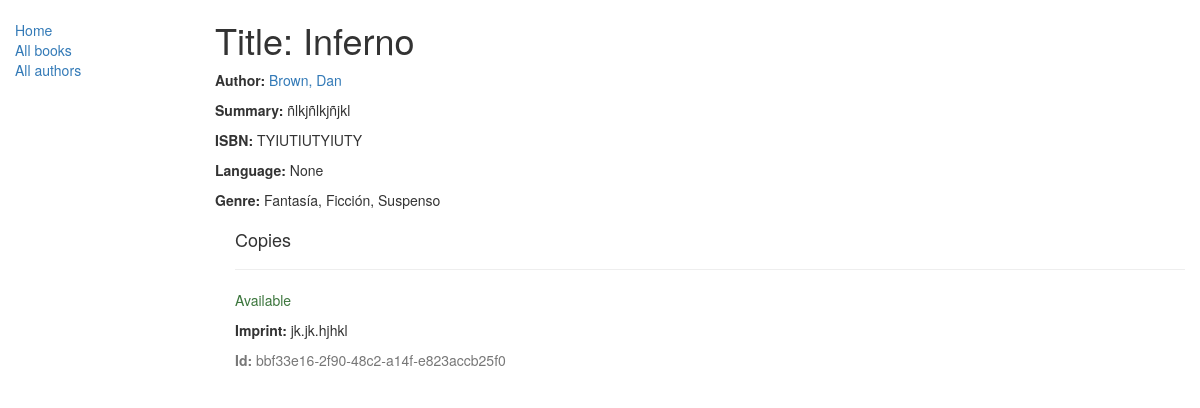
The app's page /catalogo/book/1, older data.
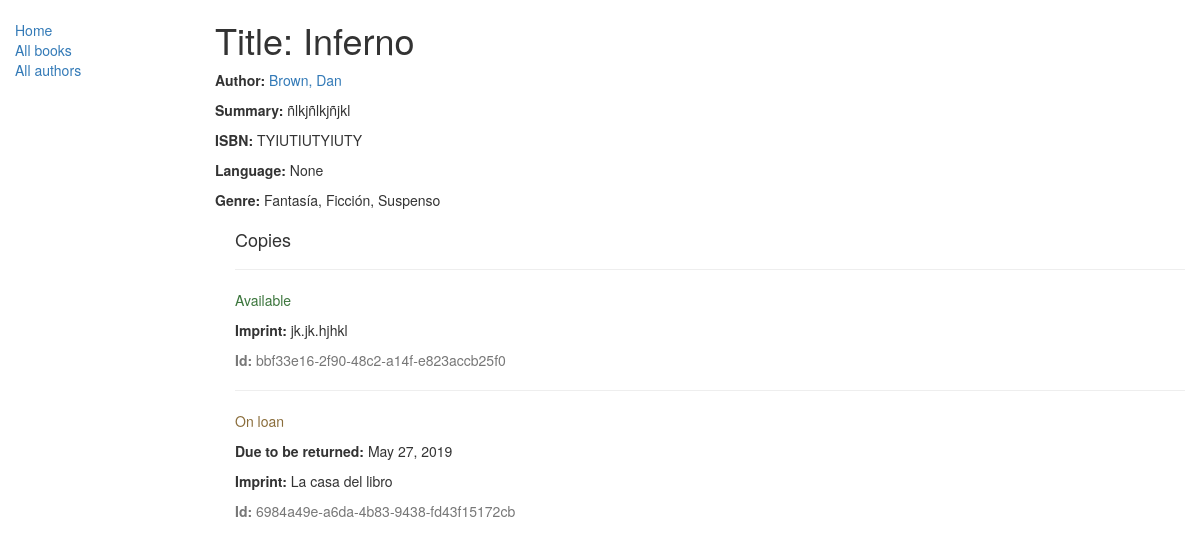
The same page, newer data.
### catalogo/models.py (models this page shows, shortened)
class Genre(models.Model):
    name = models.CharField(max_length=200, help_text="Ingrese el nombre del género (p. ej. Ciencia Ficción, Poesía Francesa etc.)")
    class Meta:
        ordering = ["name"]
    def __str__(self):
        return self.name

class BookInstance(models.Model):
    id = models.UUIDField(primary_key=True, default=uuid.uuid4, help_text="ID único para este libro particular en toda la biblioteca")
    book = models.ForeignKey('Book', on_delete=models.SET_NULL, null=True)
    imprint = models.CharField(max_length=200)
    due_back = models.DateField(null=True, blank=True)
    LOAN_STATUS = (
        ('m', 'Maintenance'),
        ('o', 'On loan'),
        ('a', 'Available'),
        ('r', 'Reserved'),
    )
    status = models.CharField(max_length=1, choices=LOAN_STATUS, blank=True, default='m', help_text='Disponibilidad del libro')
    class Meta:
        ordering = ["due_back"]

### catalogo/views.py (the view)
# urls.py: url(r'^book/(?P<pk>\d+)$', views.BookDetailView.as_view(), name='book-detail'),
class BookDetailView(generic.DetailView):
	model = Book

### catalogo/models.py (called while the page is built)
    def __str__(self):
        return '%s, %s' % (self.last_name, self.first_name)

### catalogo/templates/catalogo/book_detail.html
{% extends "base_generic.html" %}
{% block content %}
  <h1>Title: {{ book.title }}</h1>
  <p><strong>Author:</strong> <a href="{% url 'author-detail' book.author.pk %}">{{ book.author }}</a></p>
  <p><strong>Summary:</strong> {{ book.summary }}</p>
  <p><strong>ISBN:</strong> {{ book.isbn }}</p>
  <p><strong>Language:</strong> {{ book.language }}</p>
  <p><strong>Genre:</strong> {% for genre in book.genre.all %} {{ genre }}{% if not forloop.last %}, {% endif %}{% endfor %}</p>
  <div style="margin-left:20px;margin-top:20px">
    <h4>Copies</h4>
    {% for copy in book.bookinstance_set.all %}
    <hr>
    <p class="{% if copy.status == 'a' %}text-success{% elif copy.status == 'm' %}text-danger{% else %}text-warning{% endif %}">{{ copy.get_status_display }}</p>
    {% if copy.status != 'a' %}<p><strong>Due to be returned:</strong> {{copy.due_back}}</p>{% endif %}
    <p><strong>Imprint:</strong> {{copy.imprint}}</p>
    <p class="text-muted"><strong>Id:</strong> {{copy.id}}</p>
    {% endfor %}
  </div>
{% endblock %}

Row changes from the older to the newer data that the page shows:
added BookInstance: status "On loan", due_back "May 27, 2019", imprint "La casa del libro", id "6984a49e-a6da-4b83-9438-fd43f15172cb"
